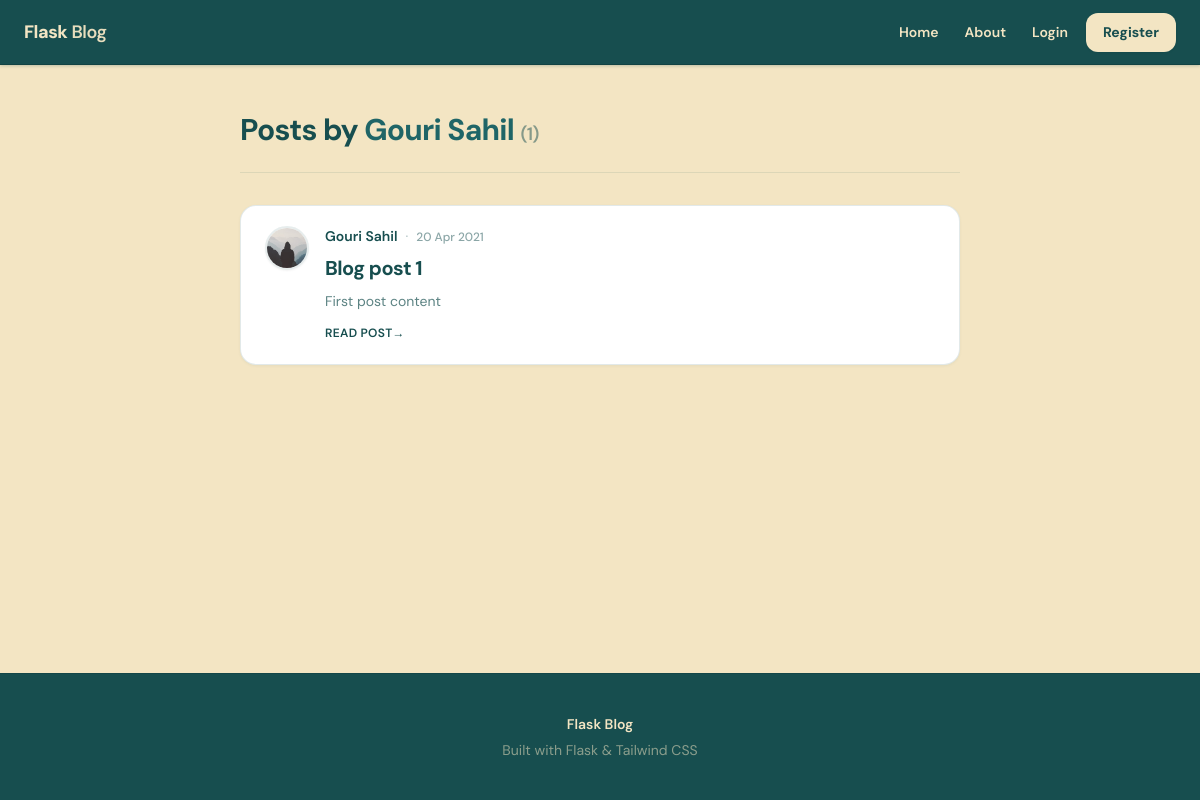
Page /user/Gouri Sahil on the committed database.
### flaskblog/models.py (models this page shows, shortened)
class User(db.Model, UserMixin):
    id = db.Column(db.Integer, primary_key=True)
    username = db.Column(db.String(20), unique=True, nullable=False)
    email = db.Column(db.String(120), unique=True, nullable=False)
    image_file = db.Column(db.String(20), nullable=False, default='default.jpg')
    password = db.Column(db.String(60), nullable=False)
    posts = db.relationship('Post', backref='author', lazy=True)

class Post(db.Model):
    id = db.Column(db.Integer, primary_key=True)
    title = db.Column(db.String(100), nullable=False)
    date_posted = db.Column(db.DateTime, nullable=False, default=datetime.utcnow)
    content = db.Column(db.Text, nullable=False)
    user_id = db.Column(db.Integer, db.ForeignKey('user.id'), nullable=False)

### flaskblog/user/routes.py (the view)
@users.route("/user/<string:username>")
def user_posts(username):
    page = request.args.get('page', 1, type=int)
    user = User.query.filter_by(username=username).first_or_404()
    posts = Post.query.filter_by(author=user)\
        .order_by(Post.date_posted.desc())\
        .paginate(page=page, per_page=5)
    return render_template('user_posts.html', posts=posts, user=user)

### flaskblog/templates/user_posts.html (shortened to what this page needs)
{% extends "layout.html" %}
{% block content %}
	<header class="mb-8 border-b border-forest/10 pb-6">
		<h1 class="text-2xl font-bold tracking-tight text-forest sm:text-3xl">
			Posts by <span class="text-forest-light">{{ user.username }}</span>
			<span class="text-lg font-semibold text-forest/50">({{ posts.total }})</span>
		</h1>
	</header>
	<div class="flex flex-col gap-5">
		{% for post in posts.items %}
			<article class="overflow-hidden rounded-2xl border border-forest/10 bg-white p-5 shadow-sm ring-1 ring-black/[0.03] transition hover:border-forest/20 hover:shadow-md sm:p-6">
				<div class="flex gap-4">
					<a href="{{ url_for('users.user_posts', username=post.author.username) }}" class="shrink-0 self-start">
						<img class="h-11 w-11 rounded-full border-2 border-forest/10 object-cover shadow-sm" src="{{ url_for('static', filename='profile_pics/' + post.author.image_file) }}" alt="">
					</a>
					<div class="min-w-0 flex-1">
						<div class="flex flex-wrap items-baseline gap-x-2 gap-y-0.5 text-sm">
							<a class="font-semibold text-forest hover:text-forest-light hover:underline" href="{{ url_for('users.user_posts', username=post.author.username) }}">{{ post.author.username }}</a>
							<span class="text-forest/35" aria-hidden="true">·</span>
							<time class="text-xs font-medium tabular-nums text-forest/50">{{ post.date_posted.strftime('%d %b %Y') }}</time>
						</div>
						<h2 class="mt-2 text-lg font-bold leading-snug tracking-tight text-forest sm:text-xl">
							<a class="hover:text-forest-light" href="{{ url_for('posts.post', post_id=post.id) }}">{{ post.title }}</a>
						</h2>
						<p class="mt-2 line-clamp-4 text-sm leading-relaxed text-forest/70">{{ post.content }}</p>
						<a href="{{ url_for('posts.post', post_id=post.id) }}" class="mt-3 inline-flex text-xs font-semibold uppercase tracking-wide text-forest hover:text-forest-light">Read post <span aria-hidden="true">→</span></a>
					</div>
				</div>
			</article>
		{% endfor %}
	</div>
{% endblock content %}

### flaskblog/static/main.css (style rules this page uses)
html, :host { line-height: 1.5; -webkit-text-size-adjust: 100%; -moz-tab-size: 4; -o-tab-size: 4; tab-size: 4; font-family: DM Sans, ui-sans-serif, system-ui, sans-serif; font-feature-settings: normal; font-variation-settings: normal; -webkit-tap-highlight-color: transparent; }
body { margin: 0; line-height: inherit; }
h1, h2, h3, h4, h5, h6 { font-size: inherit; font-weight: inherit; }
a { color: inherit; text-decoration: inherit; }
blockquote, dl, dd, h1, h2, h3, h4, h5, h6, hr, figure, p, pre { margin: 0; }
img, svg, video, canvas, audio, iframe, embed, object { display: block; vertical-align: middle; }
img, video { max-width: 100%; height: auto; }
html { scroll-behavior: smooth; }
body { font-family: DM Sans, ui-sans-serif, system-ui, sans-serif; --tw-text-opacity: 1; color: rgb(23 78 79 / var(--tw-text-opacity, 1)); -webkit-font-smoothing: antialiased; -moz-osx-font-smoothing: grayscale; }
.mb-8 { margin-bottom: 2rem; }
.mt-2 { margin-top: 0.5rem; }
.mt-3 { margin-top: 0.75rem; }
.line-clamp-4 { overflow: hidden; display: -webkit-box; -webkit-box-orient: vertical; -webkit-line-clamp: 4; }
.flex { display: flex; }
.inline-flex { display: inline-flex; }
.h-11 { height: 2.75rem; }
.h-full { height: 100%; }
.min-h-screen { min-height: 100vh; }
.w-11 { width: 2.75rem; }
.min-w-0 { min-width: 0px; }
.flex-1 { flex: 1 1 0%; }
.shrink-0 { flex-shrink: 0; }
.flex-col { flex-direction: column; }
.flex-wrap { flex-wrap: wrap; }
.items-baseline { align-items: baseline; }
.gap-4 { gap: 1rem; }
.gap-5 { gap: 1.25rem; }
.gap-x-2 { -moz-column-gap: 0.5rem; column-gap: 0.5rem; }
.gap-y-0\.5 { row-gap: 0.125rem; }
.self-start { align-self: flex-start; }
.overflow-hidden { overflow: hidden; }
.rounded-2xl { border-radius: 1rem; }
.rounded-full { border-radius: 9999px; }
.border { border-width: 1px; }
.border-2 { border-width: 2px; }
.border-b { border-bottom-width: 1px; }
.border-forest\/10 { border-color: rgb(23 78 79 / 0.1); }
.bg-white { --tw-bg-opacity: 1; background-color: rgb(255 255 255 / var(--tw-bg-opacity, 1)); }
.bg-\[\#F3E5C3\] { --tw-bg-opacity: 1; background-color: rgb(243 229 195 / var(--tw-bg-opacity, 1)); }
.object-cover { -o-object-fit: cover; object-fit: cover; }
.p-5 { padding: 1.25rem; }
.pb-6 { padding-bottom: 1.5rem; }
.text-2xl { font-size: 1.5rem; line-height: 2rem; }
.text-lg { font-size: 1.125rem; line-height: 1.75rem; }
.text-sm { font-size: 0.875rem; line-height: 1.25rem; }
.text-xs { font-size: 0.75rem; line-height: 1rem; }
.font-bold { font-weight: 700; }
.font-medium { font-weight: 500; }
.font-semibold { font-weight: 600; }
.uppercase { text-transform: uppercase; }
.tabular-nums { --tw-numeric-spacing: tabular-nums; font-variant-numeric: var(--tw-ordinal) var(--tw-slashed-zero) var(--tw-numeric-figure) var(--tw-numeric-spacing) var(--tw-numeric-fraction); }
.leading-relaxed { line-height: 1.625; }
.leading-snug { line-height: 1.375; }
.tracking-tight { letter-spacing: -0.025em; }
.tracking-wide { letter-spacing: 0.025em; }
.text-forest { --tw-text-opacity: 1; color: rgb(23 78 79 / var(--tw-text-opacity, 1)); }
.text-forest-light { --tw-text-opacity: 1; color: rgb(31 101 103 / var(--tw-text-opacity, 1)); }
.text-forest\/35 { color: rgb(23 78 79 / 0.35); }
.text-forest\/50 { color: rgb(23 78 79 / 0.5); }
.text-forest\/70 { color: rgb(23 78 79 / 0.7); }
.shadow-sm { --tw-shadow: 0 1px 2px 0 rgb(0 0 0 / 0.05); --tw-shadow-colored: 0 1px 2px 0 var(--tw-shadow-color); box-shadow: var(--tw-ring-offset-shadow, 0 0 #0000), var(--tw-ring-shadow, 0 0 #0000), var(--tw-shadow); }
.ring-1 { --tw-ring-offset-shadow: var(--tw-ring-inset) 0 0 0 var(--tw-ring-offset-width) var(--tw-ring-offset-color); --tw-ring-shadow: var(--tw-ring-inset) 0 0 0 calc(1px + var(--tw-ring-offset-width)) var(--tw-ring-color); box-shadow: var(--tw-ring-offset-shadow), var(--tw-ring-shadow), var(--tw-shadow, 0 0 #0000); }
.ring-black\/\[0\.03\] { --tw-ring-color: rgb(0 0 0 / 0.03); }
.transition { transition-property: color, background-color, border-color, text-decoration-color, fill, stroke, opacity, box-shadow, transform, filter, backdrop-filter; transition-timing-function: cubic-bezier(0.4, 0, 0.2, 1); transition-duration: 150ms; }
@media (min-width: 640px) { .sm\:p-6 { padding: 1.5rem; } }
@media (min-width: 640px) { .sm\:text-3xl { font-size: 1.875rem; line-height: 2.25rem; } }
@media (min-width: 640px) { .sm\:text-xl { font-size: 1.25rem; line-height: 1.75rem; } }

### rows in the picture
User: username "Gouri Sahil"
Post: image_file (placeholder picture), author.username "Gouri Sahil", date_posted "20 Apr 2021", title "Blog post 1", content "First post content"

### other values in the picture
{{ posts.total }} "1"
